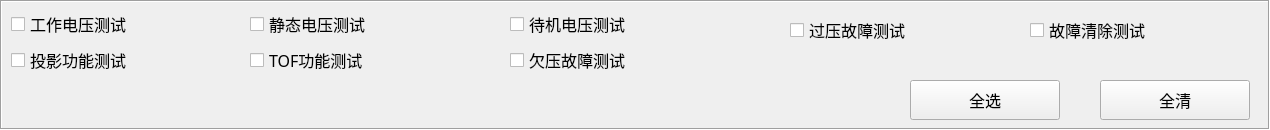
             <widget class="QFrame" name="frame_14">
              <property name="geometry">
               <rect>
                <x>10</x>
                <y>170</y>
                <width>1270</width>
                <height>130</height>
               </rect>
              </property>
              <property name="frameShape">
               <enum>QFrame::Box</enum>
              </property>
              <property name="frameShadow">
               <enum>QFrame::Sunken</enum>
              </property>
              <property name="lineWidth">
               <number>1</number>
              </property>
              <widget class="QCheckBox" name="checkBoxVolNormalSet">
               <property name="geometry">
                <rect>
                 <x>11</x>
                 <y>14</y>
                 <width>200</width>
                 <height>20</height>
                </rect>
               </property>
               <property name="font">
                <font>
                 <family>宋体</family>
                 <pointsize>12</pointsize>
                </font>
               </property>
               <property name="text">
                <string>工作电压测试</string>
               </property>
              </widget>
              <widget class="QCheckBox" name="checkBoxVolSleepSet">
               <property name="geometry">
                <rect>
                 <x>250</x>
                 <y>14</y>
                 <width>200</width>
                 <height>20</height>
                </rect>
               </property>
               <property name="font">
                <font>
                 <family>宋体</family>
                 <pointsize>12</pointsize>
                </font>
               </property>
               <property name="text">
                <string>静态电压测试</string>
               </property>
              </widget>
              <widget class="QCheckBox" name="checkBoxVolIdleSet">
               <property name="geometry">
                <rect>
                 <x>510</x>
                 <y>14</y>
                 <width>200</width>
                 <height>20</height>
                </rect>
               </property>
               <property name="font">
                <font>
                 <family>宋体</family>
                 <pointsize>12</pointsize>
                </font>
               </property>
               <property name="text">
                <string>待机电压测试</string>
               </property>
              </widget>
              <widget class="QCheckBox" name="checkBoxLogoSet">
               <property name="geometry">
                <rect>
                 <x>11</x>
                 <y>50</y>
                 <width>200</width>
                 <height>20</height>
                </rect>
               </property>
               <property name="font">
                <font>
                 <family>宋体</family>
                 <pointsize>12</pointsize>
                </font>
               </property>
               <property name="text">
                <string>投影功能测试</string>
               </property>
              </widget>
              <widget class="QCheckBox" name="checkBoxTofSet">
               <property name="geometry">
                <rect>
                 <x>250</x>
                 <y>50</y>
                 <width>200</width>
                 <height>20</height>
                </rect>
               </property>
               <property name="font">
                <font>
                 <family>宋体</family>
                 <pointsize>12</pointsize>
                </font>
               </property>
               <property name="text">
                <string>TOF功能测试</string>
               </property>
              </widget>
              <widget class="QCheckBox" name="checkBoxVolClearSet">
               <property name="geometry">
                <rect>
                 <x>1030</x>
                 <y>20</y>
                 <width>200</width>
                 <height>20</height>
                </rect>
               </property>
               <property name="font">
                <font>
                 <family>宋体</family>
                 <pointsize>12</pointsize>
                </font>
               </property>
               <property name="text">
                <string>故障清除测试</string>
               </property>
              </widget>
              <widget class="QCheckBox" name="checkBoxVolHighSet">
               <property name="geometry">
                <rect>
                 <x>790</x>
                 <y>20</y>
                 <width>200</width>
                 <height>20</height>
                </rect>
               </property>
               <property name="font">
                <font>
                 <family>宋体</family>
                 <pointsize>12</pointsize>
                </font>
               </property>
               <property name="text">
                <string>过压故障测试</string>
               </property>
              </widget>
              <widget class="QCheckBox" name="checkBoxVolLowSet">
               <property name="geometry">
                <rect>
                 <x>510</x>
                 <y>50</y>
                 <width>200</width>
                 <height>20</height>
                </rect>
               </property>
               <property name="font">
                <font>
                 <family>宋体</family>
                 <pointsize>12</pointsize>
                </font>
               </property>
               <property name="text">
                <string>欠压故障测试</string>
               </property>
              </widget>
              <widget class="QPushButton" name="pushButtonChooseAll">
               <property name="geometry">
                <rect>
                 <x>910</x>
                 <y>80</y>
                 <width>150</width>
                 <height>40</height>
                </rect>
               </property>
               <property name="font">
                <font>
                 <family>SimSun</family>
                 <pointsize>12</pointsize>
                </font>
               </property>
               <property name="text">
                <string>全选</string>
               </property>
              </widget>
              <widget class="QPushButton" name="pushButtonClearAll">
               <property name="geometry">
                <rect>
                 <x>1100</x>
                 <y>80</y>
                 <width>150</width>
                 <height>40</height>
                </rect>
               </property>
               <property name="font">
                <font>
                 <family>SimSun</family>
                 <pointsize>12</pointsize>
                </font>
               </property>
               <property name="text">
                <string>全清</string>
               </property>
              </widget>
             </widget>
